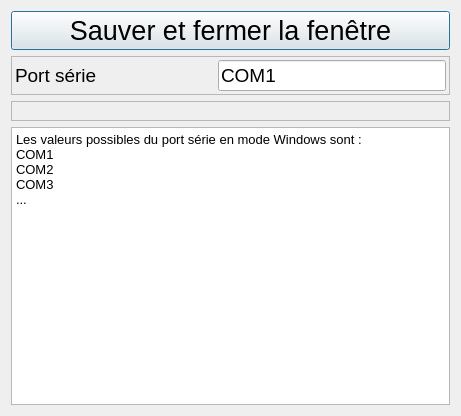
<?xml version="1.0" encoding="UTF-8"?>
<ui version="4.0">
 <class>RS232</class>
 <widget class="QDialog" name="RS232">
  <property name="geometry">
   <rect>
    <x>0</x>
    <y>0</y>
    <width>461</width>
    <height>416</height>
   </rect>
  </property>
  <property name="windowTitle">
   <string>Configuration RS232</string>
  </property>
  <layout class="QGridLayout" name="gridLayout">
   <item row="0" column="0">
    <widget class="QPushButton" name="pushButton_rs232">
     <property name="font">
      <font>
       <pointsize>20</pointsize>
      </font>
     </property>
     <property name="text">
      <string>Sauver et fermer la fenêtre</string>
     </property>
    </widget>
   </item>
   <item row="1" column="0">
    <widget class="QFrame" name="frame">
     <property name="frameShape">
      <enum>QFrame::StyledPanel</enum>
     </property>
     <property name="frameShadow">
      <enum>QFrame::Raised</enum>
     </property>
     <layout class="QGridLayout">
      <property name="leftMargin">
       <number>3</number>
      </property>
      <property name="topMargin">
       <number>3</number>
      </property>
      <property name="rightMargin">
       <number>3</number>
      </property>
      <property name="bottomMargin">
       <number>3</number>
      </property>
      <property name="spacing">
       <number>3</number>
      </property>
      <item row="0" column="0">
       <layout class="QVBoxLayout">
        <property name="spacing">
         <number>6</number>
        </property>
        <property name="leftMargin">
         <number>0</number>
        </property>
        <property name="topMargin">
         <number>0</number>
        </property>
        <property name="rightMargin">
         <number>0</number>
        </property>
        <property name="bottomMargin">
         <number>0</number>
        </property>
        <item>
         <widget class="QLabel" name="label_2">
          <property name="minimumSize">
           <size>
            <width>200</width>
            <height>0</height>
           </size>
          </property>
          <property name="font">
           <font>
            <pointsize>14</pointsize>
           </font>
          </property>
          <property name="text">
           <string>Port série</string>
          </property>
         </widget>
        </item>
       </layout>
      </item>
      <item row="0" column="1">
       <layout class="QVBoxLayout">
        <property name="spacing">
         <number>6</number>
        </property>
        <property name="leftMargin">
         <number>0</number>
        </property>
        <property name="topMargin">
         <number>0</number>
        </property>
        <property name="rightMargin">
         <number>0</number>
        </property>
        <property name="bottomMargin">
         <number>0</number>
        </property>
        <item>
         <widget class="QLineEdit" name="lineEdit">
          <property name="font">
           <font>
            <pointsize>14</pointsize>
           </font>
          </property>
          <property name="text">
           <string>COM1</string>
          </property>
         </widget>
        </item>
       </layout>
      </item>
     </layout>
    </widget>
   </item>
   <item row="2" column="0">
    <widget class="QFrame" name="frame_3">
     <property name="sizePolicy">
      <sizepolicy hsizetype="Preferred" vsizetype="Maximum">
       <horstretch>0</horstretch>
       <verstretch>0</verstretch>
      </sizepolicy>
     </property>
     <property name="frameShape">
      <enum>QFrame::StyledPanel</enum>
     </property>
     <property name="frameShadow">
      <enum>QFrame::Raised</enum>
     </property>
     <layout class="QGridLayout" name="_2">
      <property name="leftMargin">
       <number>9</number>
      </property>
      <property name="topMargin">
       <number>9</number>
      </property>
      <property name="rightMargin">
       <number>9</number>
      </property>
      <property name="bottomMargin">
       <number>9</number>
      </property>
      <property name="spacing">
       <number>6</number>
      </property>
     </layout>
    </widget>
   </item>
   <item row="3" column="0">
    <widget class="QTextEdit" name="textEdit">
     <property name="html">
      <string>&lt;!DOCTYPE HTML PUBLIC &quot;-//W3C//DTD HTML 4.0//EN&quot; &quot;http://www.w3.org/TR/REC-html40/strict.dtd&quot;&gt;
&lt;html&gt;&lt;head&gt;&lt;meta name=&quot;qrichtext&quot; content=&quot;1&quot; /&gt;&lt;meta charset=&quot;utf-8&quot; /&gt;&lt;style type=&quot;text/css&quot;&gt;
p, li { white-space: pre-wrap; }
&lt;/style&gt;&lt;/head&gt;&lt;body style=&quot; font-family:'Segoe UI'; font-size:9pt; font-weight:400; font-style:normal;&quot;&gt;
&lt;p style=&quot; margin-top:0px; margin-bottom:0px; margin-left:0px; margin-right:0px; -qt-block-indent:0; text-indent:0px;&quot;&gt;&lt;span style=&quot; font-family:'MS Shell Dlg 2'; font-size:10pt;&quot;&gt;Les valeurs possibles du port série en mode Windows sont :&lt;/span&gt;&lt;/p&gt;
&lt;p style=&quot; margin-top:0px; margin-bottom:0px; margin-left:0px; margin-right:0px; -qt-block-indent:0; text-indent:0px;&quot;&gt;&lt;span style=&quot; font-family:'MS Shell Dlg 2'; font-size:10pt;&quot;&gt;COM1&lt;/span&gt;&lt;/p&gt;
&lt;p style=&quot; margin-top:0px; margin-bottom:0px; margin-left:0px; margin-right:0px; -qt-block-indent:0; text-indent:0px;&quot;&gt;&lt;span style=&quot; font-family:'MS Shell Dlg 2'; font-size:10pt;&quot;&gt;COM2&lt;/span&gt;&lt;/p&gt;
&lt;p style=&quot; margin-top:0px; margin-bottom:0px; margin-left:0px; margin-right:0px; -qt-block-indent:0; text-indent:0px;&quot;&gt;&lt;span style=&quot; font-family:'MS Shell Dlg 2'; font-size:10pt;&quot;&gt;COM3&lt;/span&gt;&lt;/p&gt;
&lt;p style=&quot; margin-top:0px; margin-bottom:0px; margin-left:0px; margin-right:0px; -qt-block-indent:0; text-indent:0px;&quot;&gt;&lt;span style=&quot; font-family:'MS Shell Dlg 2'; font-size:10pt;&quot;&gt;...&lt;/span&gt;&lt;/p&gt;&lt;/body&gt;&lt;/html&gt;</string>
     </property>
    </widget>
   </item>
  </layout>
 </widget>
 <resources/>
 <connections/>
</ui>
